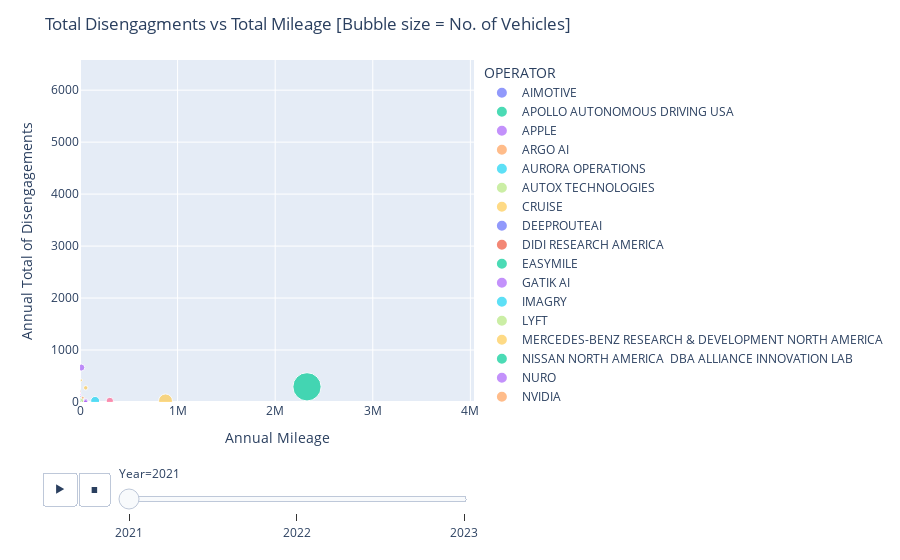

The notebook cell this image was saved under:
### Code cell
### Graphing DPTM - Mehhhhhhhhhhhhhhhhhhhhhhhhhhhhhhh tells no story, would be a lot cooler with more years of data
fig = px.scatter(dptm, x="Mileage Total", y="Annual Total of Disengagements", 
                 size="VIN NUMBER", color="OPERATOR",
                 animation_frame="Year", animation_group="OPERATOR",
                 range_x=[0, dptm["Mileage Total"].max() * 1.1],  # Adjust range for x-axis
                 range_y=[0, dptm["Annual Total of Disengagements"].max() * 1.1],  # Adjust range for y-axis
                 labels={"Mileage Total": "Annual Mileage", "Annual Total of Disengagements": "Annual Total of Disengagements", "VIN NUMBER": "Number of Vehicles", "Manufacturer": "Manufacturer", "Year": "Year"}
                )
fig.update_layout(title='Total Disengagments vs Total Mileage [Bubble size = No. of Vehicles]')
fig.show()

### Figure 1 — Plotly figure (JSON) as saved in the notebook; plotly's stock layout.template omitted (floating-point values rounded to 4 significant figures)
{"data": [{"hovertemplate": "OPERATOR=AIMOTIVE<br>Year=2021<br>Annual Mileage=%{x}<br>Annual Total of Disengagements=%{y}<br>Number of Vehicles=%{marker.size}<extra></extra>", "ids": ["AIMOTIVE"], "legendgroup": "AIMOTIVE", "marker": {"color": "#636efa", "size": [2], "sizemode": "area", "sizeref": 1.417, "symbol": "circle"}, "mode": "markers", "name": "AIMOTIVE", "orientation": "v", "showlegend": true, "type": "scatter", "x": [2976], "xaxis": "x", "y": [106], "yaxis": "y"}, {"hovertemplate": "OPERATOR=APOLLO AUTONOMOUS DRIVING USA<br>Year=2021<br>Annual Mileage=%{x}<br>Annual Total of Disengagements=%{y}<br>Number of Vehicles=%{marker.size}<extra></extra>", "ids": ["APOLLO AUTONOMOUS DRIVING USA"], "legendgroup": "APOLLO AUTONOMOUS DRIVING USA", "marker": {"color": "#00cc96", "size": [2], "sizemode": "area", "sizeref": 1.417, "symbol": "circle"}, "mode": "markers", "name": "APOLLO AUTONOMOUS DRIVING USA", "orientation": "v", "showlegend": true, "type": "scatter", "x": [1468.0], "xaxis": "x", "y": [1], "yaxis": "y"}, {"hovertemplate": "OPERATOR=APPLE<br>Year=2021<br>Annual Mileage=%{x}<br>Annual Total of Disengagements=%{y}<br>Number of Vehicles=%{marker.size}<extra></extra>", "ids": ["APPLE"], "legendgroup": "APPLE", "marker": {"color": "#ab63fa", "size": [35], "sizemode": "area", "sizeref": 1.417, "symbol": "circle"}, "mode": "markers", "name": "APPLE", "orientation": "v", "showlegend": true, "type": "scatter", "x": [13272], "xaxis": "x", "y": [663], "yaxis": "y"}, {"hovertemplate": "OPERATOR=ARGO AI<br>Year=2021<br>Annual Mileage=%{x}<br>Annual Total of Disengagements=%{y}<br>Number of Vehicles=%{marker.size}<extra></extra>", "ids": ["ARGO AI"], "legendgroup": "ARGO AI", "marker": {"color": "#FFA15A", "size": [7], "sizemode": "area", "sizeref": 1.417, "symbol": "circle"}, "mode": "markers", "name": "ARGO AI", "orientation": "v", "showlegend": true, "type": "scatter", "x": [36730.0], "xaxis": "x", "y": [1], "yaxis": "y"}, {"hovertemplate": "OPERATOR=AURORA OPERATIONS<br>Year=2021<br>Annual Mileage=%{x}<br>Annual Total of Disengagements=%{y}<br>Number of Vehicles=%{marker.size}<extra></extra>", "ids": ["AURORA OPERATIONS"], "legendgroup": "AURORA OPERATIONS", "marker": {"color": "#19d3f3", "size": [7], "sizemode": "area", "sizeref": 1.417, "symbol": "circle"}, "mode": "markers", "name": "AURORA OPERATIONS", "orientation": "v", "showlegend": true, "type": "scatter", "x": [12650.0], "xaxis": "x", "y": [9], "yaxis": "y"}, {"hovertemplate": "OPERATOR=AUTOX TECHNOLOGIES<br>Year=2021<br>Annual Mileage=%{x}<br>Annual Total of Disengagements=%{y}<br>Number of Vehicles=%{marker.size}<extra></extra>", "ids": ["AUTOX TECHNOLOGIES"], "legendgroup": "AUTOX TECHNOLOGIES", "marker": {"color": "#B6E880", "size": [7], "sizemode": "area", "sizeref": 1.417, "symbol": "circle"}, "mode": "markers", "name": "AUTOX TECHNOLOGIES", "orientation": "v", "showlegend": true, "type": "scatter", "x": [50108], "xaxis": "x", "y": [1], "yaxis": "y"}, {"hovertemplate": "OPERATOR=CRUISE<br>Year=2021<br>Annual Mileage=%{x}<br>Annual Total of Disengagements=%{y}<br>Number of Vehicles=%{marker.size}<extra></extra>", "ids": ["CRUISE"], "legendgroup": "CRUISE", "marker": {"color": "#FECB52", "size": [137], "sizemode": "area", "sizeref": 1.417, "symbol": "circle"}, "mode": "markers", "name": "CRUISE", "orientation": "v", "showlegend": true, "type": "scatter", "x": [876100.0], "xaxis": "x", "y": [21], "yaxis": "y"}, {"hovertemplate": "OPERATOR=DEEPROUTEAI<br>Year=2021<br>Annual Mileage=%{x}<br>Annual Total of Disengagements=%{y}<br>Number of Vehicles=%{marker.size}<extra></extra>", "ids": ["DEEPROUTEAI"], "legendgroup": "DEEPROUTEAI", "marker": {"color": "#636efa", "size": [2], "sizemode": "area", "sizeref": 1.417, "symbol": "circle"}, "mode": "markers", "name": "DEEPROUTEAI", "orientation": "v", "showlegend": true, "type": "scatter", "x": [30872], "xaxis": "x", "y": [2], "yaxis": "y"}, {"hovertemplate": "OPERATOR=DIDI RESEARCH AMERICA<br>Year=2021<br>Annual Mileage=%{x}<br>Annual Total of Disengagements=%{y}<br>Number of Vehicles=%{marker.size}<extra></extra>", "ids": ["DIDI RESEARCH AMERICA"], "legendgroup": "DIDI RESEARCH AMERICA", "marker": {"color": "#EF553B", "size": [10], "sizemode": "area", "sizeref": 1.417, "symbol": "circle"}, "mode": "markers", "name": "DIDI RESEARCH AMERICA", "orientation": "v", "showlegend": true, "type": "scatter", "x": [40740.0], "xaxis": "x", "y": [1], "yaxis": "y"}, {"hovertemplate": "OPERATOR=EASYMILE<br>Year=2021<br>Annual Mileage=%{x}<br>Annual Total of Disengagements=%{y}<br>Number of Vehicles=%{marker.size}<extra></extra>", "ids": ["EASYMILE"], "legendgroup": "EASYMILE", "marker": {"color": "#00cc96", "size": [1], "sizemode": "area", "sizeref": 1.417, "symbol": "circle"}, "mode": "markers", "name": "EASYMILE", "orientation": "v", "showlegend": true, "type": "scatter", "x": [320], "xaxis": "x", "y": [222], "yaxis": "y"}, {"hovertemplate": "OPERATOR=GATIK AI<br>Year=2021<br>Annual Mileage=%{x}<br>Annual Total of Disengagements=%{y}<br>Number of Vehicles=%{marker.size}<extra></extra>", "ids": ["GATIK AI"], "legendgroup": "GATIK AI", "marker": {"color": "#ab63fa", "size": [1], "sizemode": "area", "sizeref": 1.417, "symbol": "circle"}, "mode": "markers", "name": "GATIK AI", "orientation": "v", "showlegend": true, "type": "scatter", "x": [1924], "xaxis": "x", "y": [6], "yaxis": "y"}, {"hovertemplate": "OPERATOR=IMAGRY<br>Year=2021<br>Annual Mileage=%{x}<br>Annual Total of Disengagements=%{y}<br>Number of Vehicles=%{marker.size}<extra></extra>", "ids": ["IMAGRY"], "legendgroup": "IMAGRY", "marker": {"color": "#19d3f3", "size": [1], "sizemode": "area", "sizeref": 1.417, "symbol": "circle"}, "mode": "markers", "name": "IMAGRY", "orientation": "v", "showlegend": true, "type": "scatter", "x": [731.2], "xaxis": "x", "y": [71], "yaxis": "y"}, {"hovertemplate": "OPERATOR=LYFT<br>Year=2021<br>Annual Mileage=%{x}<br>Annual Total of Disengagements=%{y}<br>Number of Vehicles=%{marker.size}<extra></extra>", "ids": ["LYFT"], "legendgroup": "LYFT", "marker": {"color": "#B6E880", "size": [23], "sizemode": "area", "sizeref": 1.417, "symbol": "circle"}, "mode": "markers", "name": "LYFT", "orientation": "v", "showlegend": true, "type": "scatter", "x": [11200.0], "xaxis": "x", "y": [23], "yaxis": "y"}, {"hovertemplate": "OPERATOR=MERCEDES-BENZ RESEARCH & DEVELOPMENT NORTH AMERICA<br>Year=2021<br>Annual Mileage=%{x}<br>Annual Total of Disengagements=%{y}<br>Number of Vehicles=%{marker.size}<extra></extra>", "ids": ["MERCEDES-BENZ RESEARCH & DEVELOPMENT NORTH AMERICA"], "legendgroup": "MERCEDES-BENZ RESEARCH & DEVELOPMENT NORTH AMERICA", "marker": {"color": "#FECB52", "size": [14], "sizemode": "area", "sizeref": 1.417, "symbol": "circle"}, "mode": "markers", "name": "MERCEDES-BENZ RESEARCH & DEVELOPMENT NORTH AMERICA", "orientation": "v", "showlegend": true, "type": "scatter", "x": [58613], "xaxis": "x", "y": [272], "yaxis": "y"}, {"hovertemplate": "OPERATOR=NISSAN NORTH AMERICA  DBA ALLIANCE INNOVATION LAB<br>Year=2021<br>Annual Mileage=%{x}<br>Annual Total of Disengagements=%{y}<br>Number of Vehicles=%{marker.size}<extra></extra>", "ids": ["NISSAN NORTH AMERICA  DBA ALLIANCE INNOVATION LAB"], "legendgroup": "NISSAN NORTH AMERICA  DBA ALLIANCE INNOVATION LAB", "marker": {"color": "#00cc96", "size": [3], "sizemode": "area", "sizeref": 1.417, "symbol": "circle"}, "mode": "markers", "name": "NISSAN NORTH AMERICA  DBA ALLIANCE INNOVATION LAB", "orientation": "v", "showlegend": true, "type": "scatter", "x": [508], "xaxis": "x", "y": [17], "yaxis": "y"}, {"hovertemplate": "OPERATOR=NURO<br>Year=2021<br>Annual Mileage=%{x}<br>Annual Total of Disengagements=%{y}<br>Number of Vehicles=%{marker.size}<extra></extra>", "ids": ["NURO"], "legendgroup": "NURO", "marker": {"color": "#ab63fa", "size": [15], "sizemode": "area", "sizeref": 1.417, "symbol": "circle"}, "mode": "markers", "name": "NURO", "orientation": "v", "showlegend": true, "type": "scatter", "x": [59100.0], "xaxis": "x", "y": [23], "yaxis": "y"}, {"hovertemplate": "OPERATOR=NVIDIA<br>Year=2021<br>Annual Mileage=%{x}<br>Annual Total of Disengagements=%{y}<br>Number of Vehicles=%{marker.size}<extra></extra>", "ids": ["NVIDIA"], "legendgroup": "NVIDIA", "marker": {"color": "#FFA15A", "size": [6], "sizemode": "area", "sizeref": 1.417, "symbol": "circle"}, "mode": "markers", "name": "NVIDIA", "orientation": "v", "showlegend": true, "type": "scatter", "x": [28004], "xaxis": "x", "y": [82], "yaxis": "y"}, {"hovertemplate": "OPERATOR=PONYAI<br>Year=2021<br>Annual Mileage=%{x}<br>Annual Total of Disengagements=%{y}<br>Number of Vehicles=%{marker.size}<extra></extra>", "ids": ["PONYAI"], "legendgroup": "PONYAI", "marker": {"color": "#FF6692", "size": [38], "sizemode": "area", "sizeref": 1.417, "symbol": "circle"}, "mode": "markers", "name": "PONYAI", "orientation": "v", "showlegend": true, "type": "scatter", "x": [305600.0], "xaxis": "x", "y": [21], "yaxis": "y"}, {"hovertemplate": "OPERATOR=QCRAFT<br>Year=2021<br>Annual Mileage=%{x}<br>Annual Total of Disengagements=%{y}<br>Number of Vehicles=%{marker.size}<extra></extra>", "ids": ["QCRAFT"], "legendgroup": "QCRAFT", "marker": {"color": "#B6E880", "size": [2], "sizemode": "area", "sizeref": 1.417, "symbol": "circle"}, "mode": "markers", "name": "QCRAFT", "orientation": "v", "showlegend": true, "type": "scatter", "x": [6320], "xaxis": "x", "y": [5], "yaxis": "y"}, {"hovertemplate": "OPERATOR=QUALCOMM TECHNOLOGIES<br>Year=2021<br>Annual Mileage=%{x}<br>Annual Total of Disengagements=%{y}<br>Number of Vehicles=%{marker.size}<extra></extra>", "ids": ["QUALCOMM TECHNOLOGIES"], "legendgroup": "QUALCOMM TECHNOLOGIES", "marker": {"color": "#FF97FF", "size": [3], "sizemode": "area", "sizeref": 1.417, "symbol": "circle"}, "mode": "markers", "name": "QUALCOMM TECHNOLOGIES", "orientation": "v", "showlegend": true, "type": "scatter", "x": [1635], "xaxis": "x", "y": [143], "yaxis": "y"}, {"hovertemplate": "OPERATOR=TOYOTA RESEARCH INSTITUTE<br>Year=2021<br>Annual Mileage=%{x}<br>Annual Total of Disengagements=%{y}<br>Number of Vehicles=%{marker.size}<extra></extra>", "ids": ["TOYOTA RESEARCH INSTITUTE"], "legendgroup": "TOYOTA RESEARCH INSTITUTE", "marker": {"color": "#FECB52", "size": [4], "sizemode": "area", "sizeref": 1.417, "symbol": "circle"}, "mode": "markers", "name": "TOYOTA RESEARCH INSTITUTE", "orientation": "v", "showlegend": true, "type": "scatter", "x": [13959], "xaxis": "x", "y": [419], "yaxis": "y"}, {"hovertemplate": "OPERATOR=UDELV<br>Year=2021<br>Annual Mileage=%{x}<br>Annual Total of Disengagements=%{y}<br>Number of Vehicles=%{marker.size}<extra></extra>", "ids": ["UDELV"], "legendgroup": "UDELV", "marker": {"color": "#636efa", "size": [1], "sizemode": "area", "sizeref": 1.417, "symbol": "circle"}, "mode": "markers", "name": "UDELV", "orientation": "v", "showlegend": true, "type": "scatter", "x": [60], "xaxis": "x", "y": [46], "yaxis": "y"}, {"hovertemplate": "OPERATOR=VALEO NORTH AMERICA<br>Year=2021<br>Annual Mileage=%{x}<br>Annual Total of Disengagements=%{y}<br>Number of Vehicles=%{marker.size}<extra></extra>", "ids": ["VALEO NORTH AMERICA"], "legendgroup": "VALEO NORTH AMERICA", "marker": {"color": "#EF553B", "size": [2], "sizemode": "area", "sizeref": 1.417, "symbol": "circle"}, "mode": "markers", "name": "VALEO NORTH AMERICA", "orientation": "v", "showlegend": true, "type": "scatter", "x": [336], "xaxis": "x", "y": [205], "yaxis": "y"}, {"hovertemplate": "OPERATOR=WAYMO<br>Year=2021<br>Annual Mileage=%{x}<br>Annual Total of Disengagements=%{y}<br>Number of Vehicles=%{marker.size}<extra></extra>", "ids": ["WAYMO"], "legendgroup": "WAYMO", "marker": {"color": "#00cc96", "size": [567], "sizemode": "area", "sizeref": 1.417, "symbol": "circle"}, "mode": "markers", "name": "WAYMO", "orientation": "v", "showlegend": true, "type": "scatter", "x": [2326000.0], "xaxis": "x", "y": [292], "yaxis": "y"}, {"hovertemplate": "OPERATOR=WERIDE CORP<br>Year=2021<br>Annual Mileage=%{x}<br>Annual Total of Disengagements=%{y}<br>Number of Vehicles=%{marker.size}<extra></extra>", "ids": ["WERIDE CORP"], "legendgroup": "WERIDE CORP", "marker": {"color": "#ab63fa", "size": [13], "sizemode": "area", "sizeref": 1.417, "symbol": "circle"}, "mode": "markers", "name": "WERIDE CORP", "orientation": "v", "showlegend": true, "type": "scatter", "x": [57970.0], "xaxis": "x", "y": [3], "yaxis": "y"}, {"hovertemplate": "OPERATOR=ZOOX<br>Year=2021<br>Annual Mileage=%{x}<br>Annual Total of Disengagements=%{y}<br>Number of Vehicles=%{marker.size}<extra></extra>", "ids": ["ZOOX"], "legendgroup": "ZOOX", "marker": {"color": "#19d3f3", "size": [57], "sizemode": "area", "sizeref": 1.417, "symbol": "circle"}, "mode": "markers", "name": "ZOOX", "orientation": "v", "showlegend": true, "type": "scatter", "x": [155125], "xaxis": "x", "y": [21], "yaxis": "y"}], "layout": {"legend": {"itemsizing": "constant", "title": {"text": "OPERATOR"}, "tracegroupgap": 0}, "margin": {"t": 60}, "sliders": [{"active": 0, "currentvalue": {"prefix": "Year="}, "len": 0.9, "pad": {"b": 10, "t": 60}, "steps": [{"args": [["2021"], {"frame": {"duration": 0, "redraw": false}, "fromcurrent": true, "mode": "immediate", "transition": {"duration": 0, "easing": "linear"}}], "label": "2021", "method": "animate"}, {"args": [["2022"], {"frame": {"duration": 0, "redraw": false}, "fromcurrent": true, "mode": "immediate", "transition": {"duration": 0, "easing": "linear"}}], "label": "2022", "method": "animate"}, {"args": [["2023"], {"frame": {"duration": 0, "redraw": false}, "fromcurrent": true, "mode": "immediate", "transition": {"duration": 0, "easing": "linear"}}], "label": "2023", "method": "animate"}], "x": 0.1, "xanchor": "left", "y": 0, "yanchor": "top"}], "title": {"text": "Total Disengagments vs Total Mileage [Bubble size = No. of Vehicles]"}, "updatemenus": [{"buttons": [{"args": [null, {"frame": {"duration": 500, "redraw": false}, "fromcurrent": true, "mode": "immediate", "transition": {"duration": 500, "easing": "linear"}}], "label": "&#9654;", "method": "animate"}, {"args": [[null], {"frame": {"duration": 0, "redraw": false}, "fromcurrent": true, "mode": "immediate", "transition": {"duration": 0, "easing": "linear"}}], "label": "&#9724;", "method": "animate"}], "direction": "left", "pad": {"r": 10, "t": 70}, "showactive": false, "type": "buttons", "x": 0.1, "xanchor": "right", "y": 0, "yanchor": "top"}], "xaxis": {"anchor": "y", "domain": [0, 1], "range": [0, 4037000.0], "title": {"text": "Annual Mileage"}}, "yaxis": {"anchor": "x", "domain": [0, 1], "range": [0, 6580.0], "title": {"text": "Annual Total of Disengagements"}}}}
